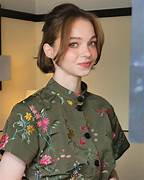
#> input picture myers2.jpg, 144 x 180 px
$ jupyter execute --allow-errors pregunta2.ipynb
#> lines starting #> are read from the running program, lines starting #| are printed output that depends on the picture; after the words box and inside, x2 and y2 are one past the last pixel; in counts of white or black regions, pixels touching at a corner belong together
[cell 1]
import cv2
import numpy as np
from scipy.fftpack import fft2, ifft2, fftshift
import matplotlib.pyplot as plt
from ipywidgets import interact, widgets

# Función para aplicar el filtro en el dominio de la frecuencia
def apply_frequency_filter(image, filter_size):
    rows, cols = image.shape
    crow, ccol = rows // 2, cols // 2

    # Crear la máscara circular con un centro blanco difuminado usando Gaussiana
    mask = np.zeros((rows, cols), np.uint8)
    radius = filter_size // 2
    cv2.circle(mask, (ccol, crow), radius, 255, -1)

    # Aplicar la transformada de Fourier a la imagen y la máscara
    f_image = fft2(image)
    f_mask = fft2(mask)

    # Aplicar el filtro en el dominio de la frecuencia
    f_result = f_image * fftshift(f_mask)

    # Aplicar la transformada inversa de Fourier para obtener la imagen filtrada
    result = np.abs(ifft2(f_result))

    return result

# Función para actualizar la imagen con el suavizado aplicado
def update_image(filter_size):
    # Aplicar el filtro en el dominio de la frecuencia
    filtered_image = apply_frequency_filter(original_image, filter_size)

    # Mostrar las imágenes original, filtro frecuencial y resultado
    plt.figure(figsize=(12, 4))
    plt.subplot(131), plt.imshow(original_image, cmap='gray'), plt.title('Imagen Original')
    plt.subplot(132), plt.imshow(np.log(1 + np.abs(fftshift(fft2(original_image)))), cmap='gray'), plt.title('Filtro Frecuencial')
    plt.subplot(133), plt.imshow(filtered_image, cmap='gray'), plt.title('Resultado con Filtro')
    plt.show()

# Cargar una imagen de ejemplo
original_image = cv2.imread('myers2.jpg', cv2.IMREAD_GRAYSCALE)
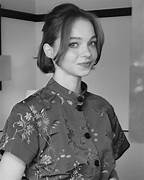
#> original_image: shape (180, 144); min 0, max 242, mean 114.8

# Interfaz interactiva con un slider para controlar el tamaño del filtro
interact(update_image, filter_size=widgets.IntSlider(min=1, max=100, step=1, value=10));
#> the sliders are set to filter_size = 10
#> in apply_frequency_filter, `cv2.circle(mask, (ccol, crow), radius, 255, -1)`:
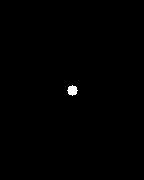
#> mask: shape (180, 144); 0.31% white; 1 white region, box (x1, y1, x2, y2) and area: (67, 85, 78, 96) 81
#> in apply_frequency_filter, `result = np.abs(ifft2(f_result))`:
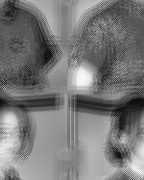
#> result: shape (180, 144) float64; min 40545, max 386835, mean 204829.1; drawn with min black and max white
#> in update_image, `plt.show()`:
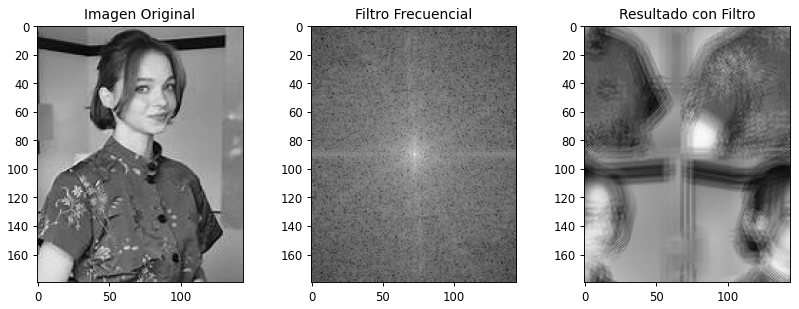
#> figure drawn by matplotlib, 3 panels
#> (the rest of this cell did not finish here and is left out)

$ run again, with myers3.jpg copied over myers2.jpg
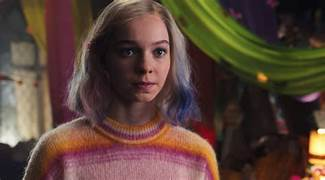
#> input picture myers3.jpg, 325 x 180 px
#> mask: shape (180, 325); 0.14% white; 1 white region, box (x1, y1, x2, y2) and area: (157, 85, 168, 96) 81
#> in apply_frequency_filter, `result = np.abs(ifft2(f_result))`:
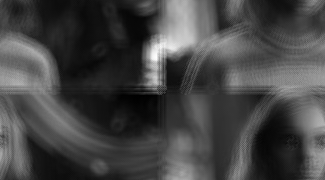
#> result: shape (180, 325) float64; min 16564.5, max 429152.1, mean 128963.6; drawn with min black and max white
#> in update_image, `plt.show()`:
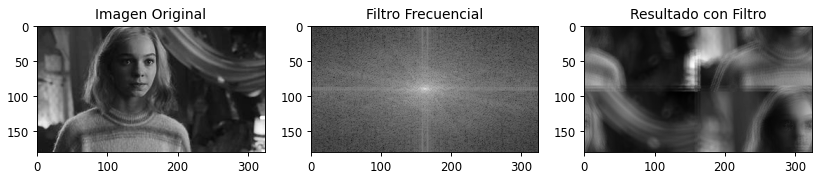
#> figure drawn by matplotlib, 3 panels

$ run again, with myers.jpg copied over myers2.jpg
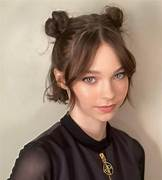
#> input picture myers.jpg, 162 x 180 px
#> mask: shape (180, 162); 0.28% white; 1 white region, box (x1, y1, x2, y2) and area: (76, 85, 87, 96) 81
#> in apply_frequency_filter, `result = np.abs(ifft2(f_result))`:
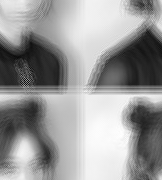
#> result: shape (180, 162) float64; min 255, max 396270, mean 237141.3; drawn with min black and max white
#> in update_image, `plt.show()`:
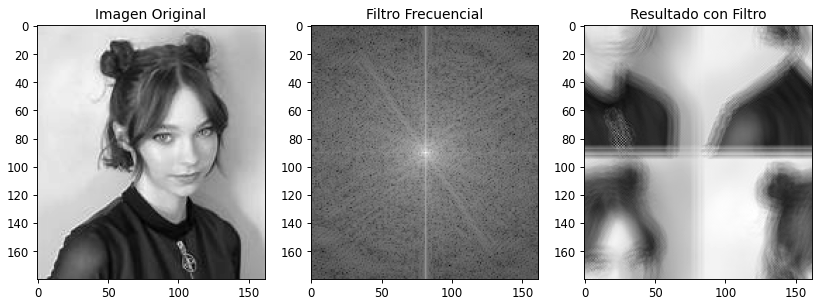
#> figure drawn by matplotlib, 3 panels
